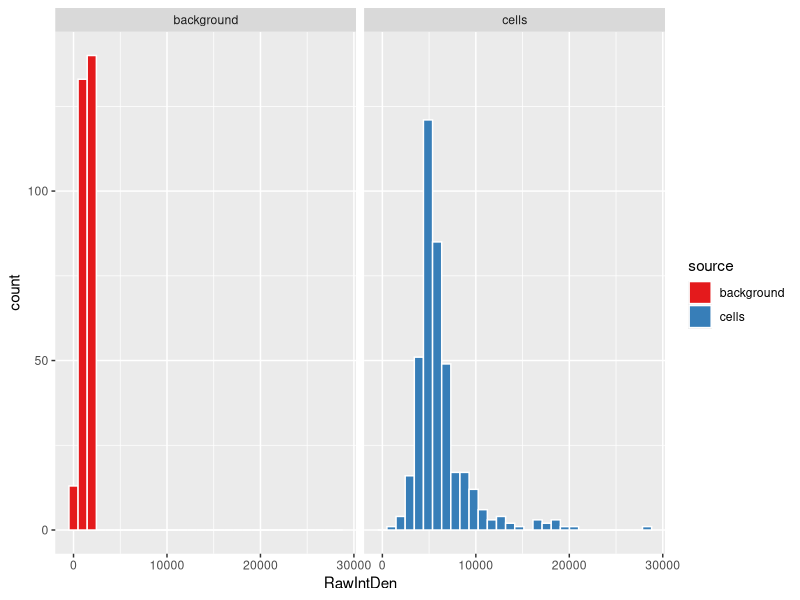
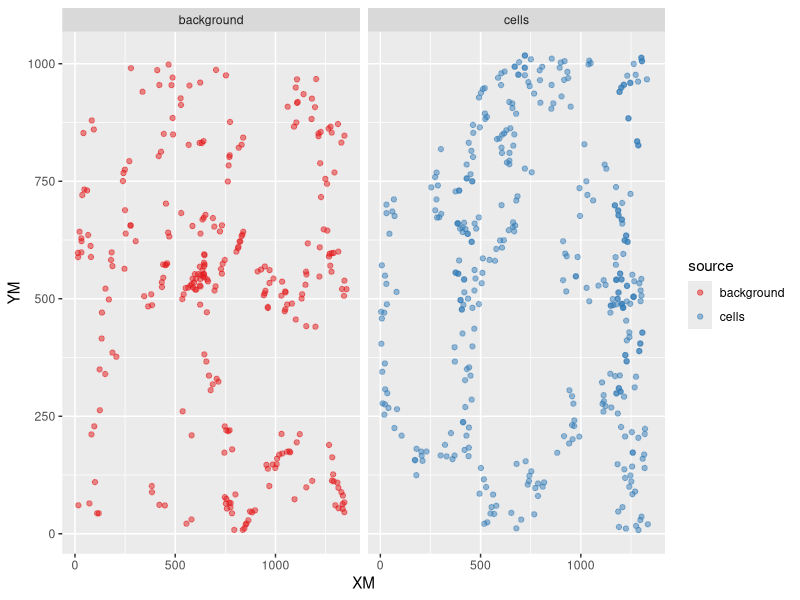
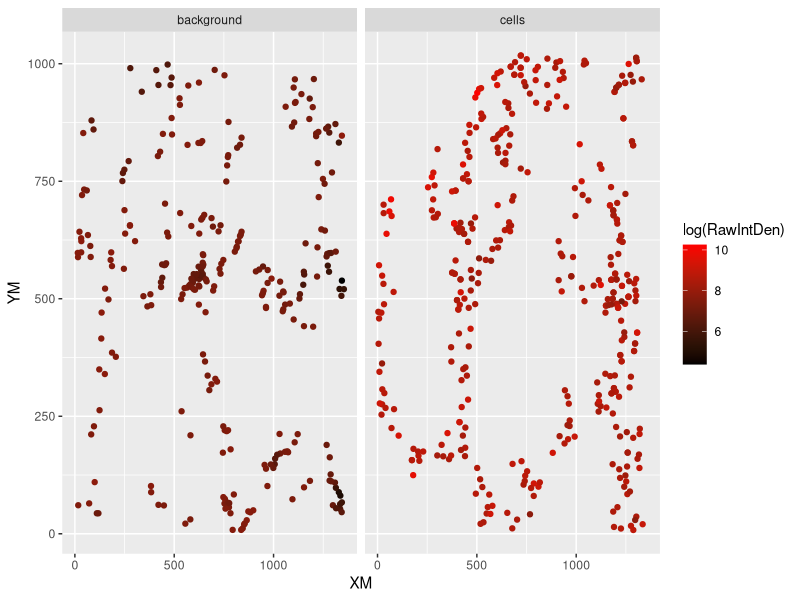

Recreate these plots in R, in order.
library(dplyr)
library(psych)
library(ggplot2)

cells <- read.csv('./sample_data/sample_intensity/DAPI_01_intensity_cells.csv',
                  stringsAsFactors = F)


background <- read.csv('./sample_data/sample_intensity/DAPI_01_intensity_background.csv',
                                            stringsAsFactors = F)



cells$source <- 'cells'
background$source <- 'background'

df <- rbind(cells, background)

ggplot(df, aes(RawIntDen, fill=source)) +
  geom_histogram(color="white") +
  scale_fill_brewer(palette = "Set1") +
  facet_wrap(~source)

ggplot(df, aes(XM, YM, color=source)) +
  geom_point(alpha = 0.5) +
  scale_color_brewer(palette = "Set1") +
  facet_wrap(~source)


ggplot(df, aes(XM,YM, color=log(RawIntDen)))+
  geom_point()+
  scale_color_gradient(low='black', high='red')+
  facet_wrap(~source)


summary_df <- df %>% group_by(source) %>%
              do(describe(.$RawIntDen)) %>%
              select(-vars)


total <- read.csv('./sample_data/sample_intensity/DAPI_01_intensity_total.csv',
                  stringsAsFactors = F)

# We should subtract from the total intensity the background!

total_background <- mean(background$RawIntDen) * total$Area/mean(background$Area)